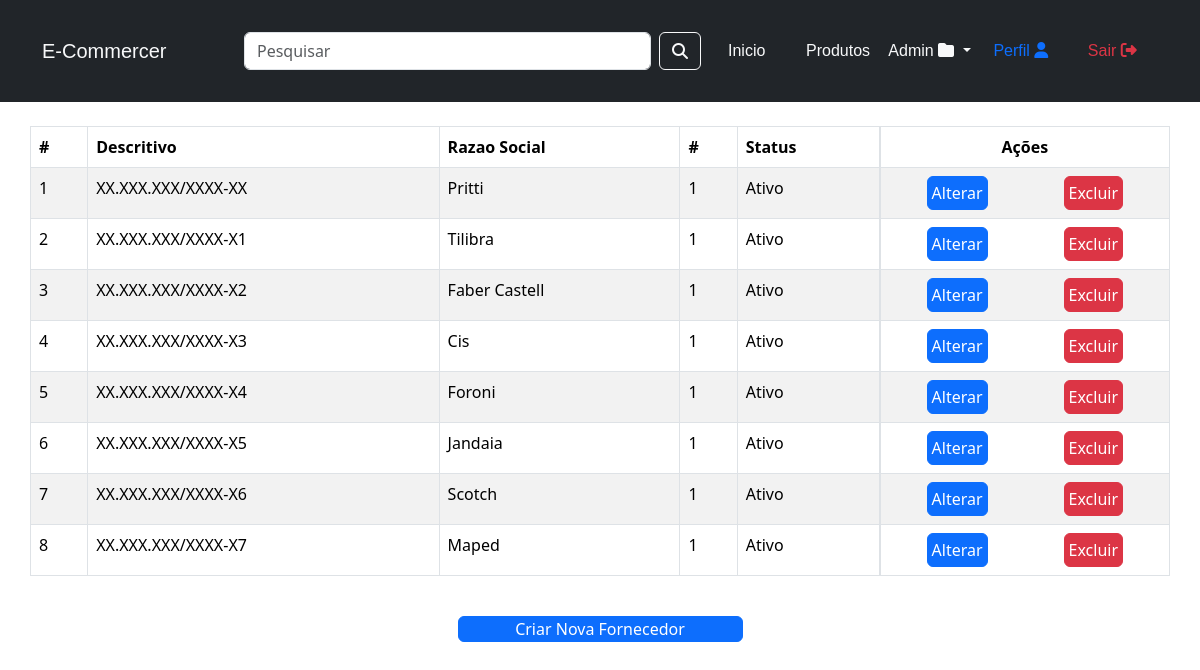
The app's page /admin/fornecedores.php (signed in) with its own data.
### tables this page shows
CREATE TABLE `tb_fornecedores` (
  `id_fornecedor` int(11) NOT NULL AUTO_INCREMENT,
  `cnpj` varchar(20) NOT NULL,
  `razao_social` varchar(100) DEFAULT NULL,
  `id_status_usuario` int(11) NOT NULL,
  PRIMARY KEY (`id_fornecedor`),
  UNIQUE KEY `cnpj` (`cnpj`),
  KEY `id_status_usuario` (`id_status_usuario`),
  CONSTRAINT `tb_fornecedores_ibfk_1` FOREIGN KEY (`id_status_usuario`) REFERENCES `status_usuarios` (`id_status_usuario`)
);

CREATE TABLE `status_usuarios` (
  `id_status_usuario` int(11) NOT NULL AUTO_INCREMENT,
  `status_usuario` varchar(10) NOT NULL,
  PRIMARY KEY (`id_status_usuario`),
  UNIQUE KEY `status_usuario` (`status_usuario`)
);

### models/conexao.class.php (called while the page is built)
<?php
    class Conexao{
        public function __construct(
            protected $db = null
        ){
            $dsn = 'mysql:host=localhost;dbname=db_ecommercer;charset=utf8mb4';
            $usuario = 'root';
            $senha = '';
            try {
                $this->db = new PDO($dsn, $usuario, $senha);
            } catch (PDOException $erro) {
                echo "Erro na conexãor: {$erro->getCode()}<br>Mensagem: {$erro->getMessage()}";
            }
        }
    }
?>

### models/fornecedor.class.php (called while the page is built, shortened)
<?php
    class Fornecedor extends Conexao{
        public function query_listar_todos_fornecedores(){
            $query = "SELECT * FROM tb_fornecedores f INNER JOIN status_usuarios s ON (f.id_status_usuario=s.id_status_usuario)";
            $stm = $this->db->prepare($query);
            $stm->execute();
            $this->db = null;
            return $stm->fetchAll(PDO::FETCH_OBJ);
        }
    }
?>

### admin/fornecedores.php (the view, shortened to what this page needs)
<?php
    require_once "../models/conexao.class.php";
    require_once "../models/fornecedor.class.php";
    $db_query_fornecedores = new Fornecedor();
    $query_fornecedores = $db_query_fornecedores->query_listar_todos_fornecedores();
?>
<!DOCTYPE html>
<html lang="pt-BR">
<head>
    <link rel="stylesheet" type="text/css" href="./css/style.css">
    <link href="https://cdn.jsdelivr.net/npm/bootstrap@5.3.2/dist/css/bootstrap.min.css" rel="stylesheet">
</head>
<body id="web-site" class="" onresize="screenSize()" onload="screenSize()">
    <?php
        require_once "../components/header.php";
    ?>
    <div class="container vh-100">
        <div class="row py-4">
            <table class="table table-striped table-bordered">
                <thead class="">
                    <tr class="">
                        <th scope="col">#</th>
                        <th scope="col">Descritivo</th>
                        <th scope="col">Razao Social</th>
                        <th scope="col">#</th>
                        <th scope="col">Status</th>
                        <th scope="col" class="d-flex justify-content-center">Ações</th>
                    </tr>
                </thead>
                <tbody>
                    <?php
                        if(is_array($query_fornecedores)){
                            foreach ($query_fornecedores as $fornecedor) {
                                echo "<tr>";
                                    echo "
                                        <td>{$fornecedor->id_fornecedor}</td>
                                        <td>{$fornecedor->cnpj}</td>
                                        <td>{$fornecedor->razao_social}</td>
                                        <td>{$fornecedor->id_status_usuario}</td>
                                        <td>{$fornecedor->status_usuario}</td>
                                        <td class='d-flex flex-row justify-content-around'>
                                            <a class='btn btn-primary p-1' href='alterar_fornecedor.php?id_fornecedor={$fornecedor->id_fornecedor}'>Alterar</a>
                                            <a class='btn btn-danger p-1' href='excluir_fornecedor.php?id_fornecedor={$fornecedor->id_fornecedor}'>Excluir</a>
                                    ";
                                    echo "</td>";
                                echo "</tr>";
                            }
                        }
                    ?>
                </tbody>
            </table>
        </div>
        <div class="row justify-content-center">
            <a href="cadastro_fornecedor.php" class="btn btn-primary w-25">Criar Nova Fornecedor</a>
        </div>
    </div>
</body>
</html>

### view/css/style.css (style rules this page uses)
h1, h2, h3, h4,h5, h6, a { margin: 0px !important; padding: 0px !important; font-size: 20px; font-family: sans-serif; text-decoration: none !important; }
* { margin: 0px; padding: 0px; box-sizing: border-box !important; list-style: none !important; }
a { font-size: 1em; }
body { padding: 0px 0px; min-height: 100vh; background: #f5f5f5; overflow-x: hidden; }

### records on screen
tb_fornecedores: id_fornecedor "1", cnpj "XX.XXX.XXX/XXXX-XX", razao_social "Pritti", id_status_usuario.id_status_usuario "1", id_status_usuario.status_usuario "Ativo"
tb_fornecedores: id_fornecedor "2", cnpj "XX.XXX.XXX/XXXX-X1", razao_social "Tilibra", id_status_usuario.id_status_usuario "1", id_status_usuario.status_usuario "Ativo"
tb_fornecedores: id_fornecedor "3", cnpj "XX.XXX.XXX/XXXX-X2", razao_social "Faber Castell", id_status_usuario.id_status_usuario "1", id_status_usuario.status_usuario "Ativo"
tb_fornecedores: id_fornecedor "4", cnpj "XX.XXX.XXX/XXXX-X3", razao_social "Cis", id_status_usuario.id_status_usuario "1", id_status_usuario.status_usuario "Ativo"
tb_fornecedores: id_fornecedor "5", cnpj "XX.XXX.XXX/XXXX-X4", razao_social "Foroni", id_status_usuario.id_status_usuario "1", id_status_usuario.status_usuario "Ativo"
tb_fornecedores: id_fornecedor "6", cnpj "XX.XXX.XXX/XXXX-X5", razao_social "Jandaia", id_status_usuario.id_status_usuario "1", id_status_usuario.status_usuario "Ativo"
tb_fornecedores: id_fornecedor "7", cnpj "XX.XXX.XXX/XXXX-X6", razao_social "Scotch", id_status_usuario.id_status_usuario "1", id_status_usuario.status_usuario "Ativo"
tb_fornecedores: id_fornecedor "8", cnpj "XX.XXX.XXX/XXXX-X7", razao_social "Maped", id_status_usuario.id_status_usuario "1", id_status_usuario.status_usuario "Ativo"
